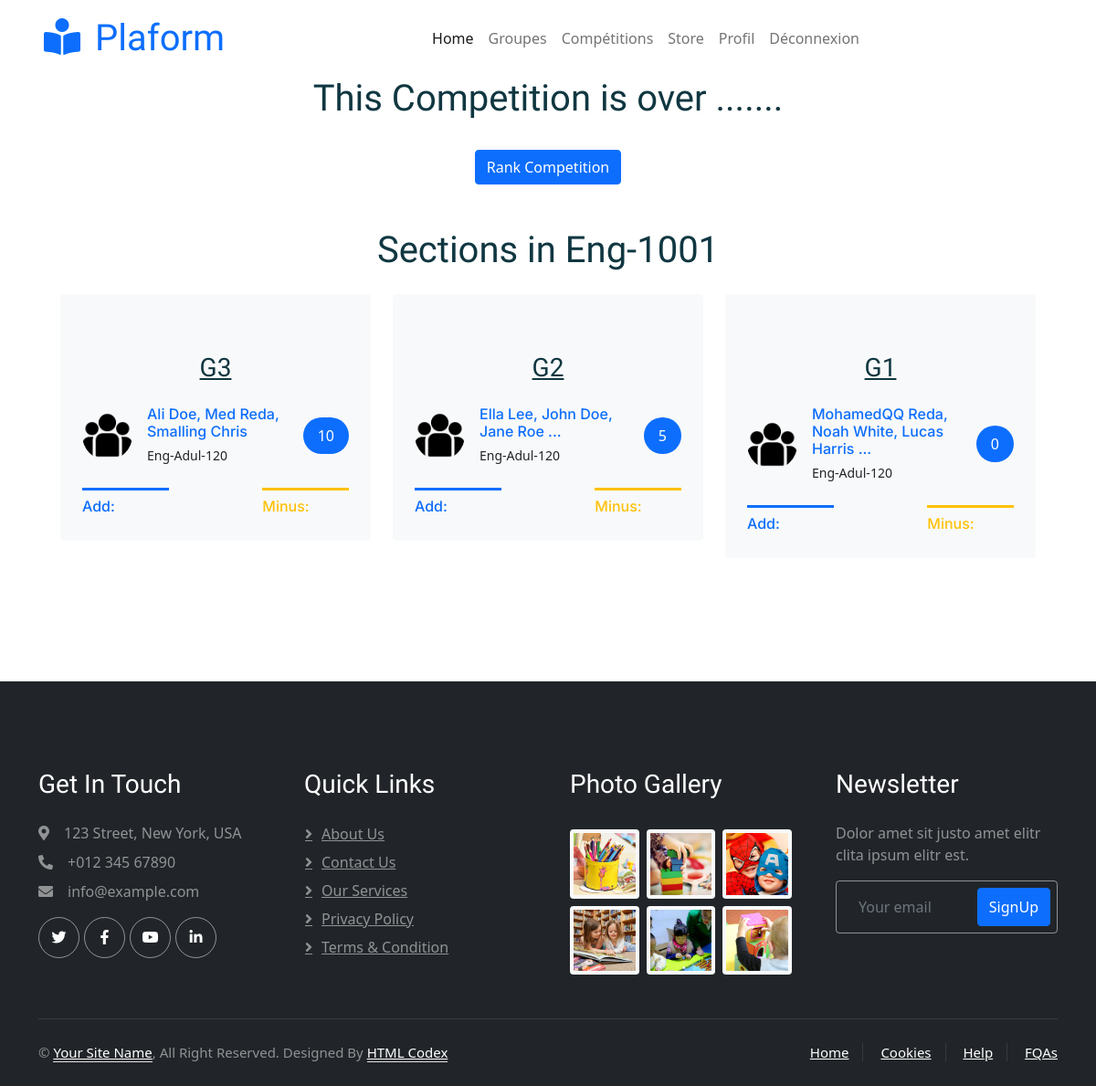
The app's page /competitions/30/sections/ with its own data.
### platformTK/models.py (models this page shows, shortened)
class Competitions(models.Model):
    name = models.CharField(max_length=100)
    number_of_sections = models.PositiveIntegerField()  # Number of sections for the competition
    group = models.ForeignKey('Groups', related_name='competitions', on_delete=models.CASCADE)  # Use ForeignKey for one group
    date_created = models.DateField(auto_now_add=True, null=True, blank=True)
    is_finished = models.BooleanField(default=False)  # New field to track if competition is finished
    prof = models.ForeignKey('prof', related_name='competitions', on_delete=models.CASCADE)  # Link to the professor

class Sections(models.Model):
    competition = models.ForeignKey('Competitions', on_delete=models.CASCADE, related_name='sections')
    section_name = models.CharField(max_length=100)
    etudiants = models.ManyToManyField('Etudiant', related_name='sections')
    points = models.PositiveIntegerField(default=0)

class Etudiant(models.Model):
    user = models.OneToOneField(User, null=True, on_delete=models.CASCADE)
    prenom = models.CharField(max_length=50)
    nom = models.CharField(max_length=50)
    date_de_naissance = models.DateField()
    email = models.EmailField(unique=True)
    numéro_de_téléphone = models.CharField(max_length=15, blank=True, null=True)
    avatar = models.ImageField(null=True, blank=True)
    slugEtudiant = models.SlugField(blank=True, null=True)
    date_created = models.DateField(auto_now_add=True, null=True, blank=True)
    points = models.IntegerField(default=0,blank=True, null=True)
    EtudiantCode = models.CharField(max_length=100, null=True, blank=True, default=generate_etudiant_code)

class Groups(models.Model):
    name = models.CharField(max_length=100)
    description = models.CharField(max_length=300)
    code_group = models.CharField(max_length=100, unique=True, blank=True, editable=False)
    etudiants = models.ManyToManyField(Etudiant, related_name='groups')
    profs = models.ManyToManyField(prof, related_name='groups')
    date_created = models.DateField(auto_now_add=True, null=True, blank=True)

### platformTK/views.py (the view)
# urls.py: path('competitions/<int:competition_id>/sections/', views.competition_sections, name='competition_sections'),
def competition_sections(request, competition_id):
    competition = get_object_or_404(Competitions, id=competition_id)
    sections = competition.sections.all().order_by('-points')  # Get all sections related to the competition
    return render(request, 'platformTK/Prof/competition_sections.html', {'competition': competition, 'sections': sections})

### platformTK/templates/platformTK/Prof/competition_sections.html (shortened to what this page needs)
{% extends "platformTK/Prof/HomeBase.html" %}
{% load static %}
{% block content %}
{% include 'platformTK/Prof/navbar.html' %}
<link href="{% static 'css/competition_sections.css' %}" rel="stylesheet">
<div class="container">
    {% if competition.is_finished %}
    <div class="text-center">
       <h1>This Competition is over .......</h1>
    </div>
    <div class="text-center">
        <form action="{% url 'rank_competition' competition_id=competition.id %}" method="post">
            <button type="submit" class="btn btn-primary">
                Rank Competition
            </button>
        </form>
    </div>
{% endif %}
    <div class="container-xxl py-5">
        <div class="container">
            <div class="text-center mx-auto mb-5 wow fadeInUp" data-wow-delay="0.1s" style="max-width: 600px;">
                <h1 class="mb-3">Sections in {{ competition.name }}</h1>
            </div>
            <br>
            <div class="row g-4">
                {% for section in sections %}
                <div class="col-lg-4 col-md-6 wow fadeInUp" data-wow-delay="0.1s" style="margin-bottom: 39px;">
                    <div class="classes-item">
                        <div class="bg-light rounded p-4 pt-5 mt-n5">
                            <a class="d-block text-center h3 mt-3 mb-4" href="#">{{ section.section_name }}</a>
                            <div class="d-flex align-items-center justify-content-between mb-4">
                                <div class="d-flex align-items-center">
                                    <img class="rounded-circle flex-shrink-0" src="{% static 'img/681494.png' %}" alt="" style="width: 55px; height: 55px;">
                                    <div class="ms-3">
                                        <h6 class="text-primary mb-1">
                                            {% for student in section.etudiants.all|slice:":3" %}
                                                {{ student.prenom }} {{ student.nom }}{% if not forloop.last %}, {% endif %}
                                            {% endfor %}
                                            {% if section.etudiants.count > 3 %}
                                                ...
                                            {% endif %}
                                        </h6>
                                        <small>{{ section.competition.group.name }}</small>
                                    </div>
                                </div>
                                <span class="bg-primary text-white rounded-pill py-2 px-3" data-section-id="{{ section.id }}">{{ section.points }}</span>
                            </div>
                            <div class="row g-1">
                                <div class="col-4">
                                    <div class="border-top border-3 border-primary pt-2">
                                        <h6 class="text-primary mb-1">Add:</h6>
                                    </div>
                                </div>
                                <div class="col-4">
                                </div>
                                <div class="col-4">
                                    <div class="border-top border-3 border-warning pt-2">
                                        <h6 class="text-warning mb-1">Minus:</h6>
                                    </div>
                                </div>
                            </div>
                        </div>
                    </div>
                </div>
                {% endfor %}
            </div>
        </div>
    </div>
</div>
{% endblock %}

### platformTK/static/css/style.css (style rules this page uses)
:root { --primary: #FE5D37; --light: #FFF5F3; --dark: #103741; }
.btn { font-weight: 500; transition: .5s; }
.btn.btn-primary { color: #FFFFFF; }
h1, h2, h3, h4, .h1, .h2, .h3, .h4, .display-1, .display-2, .display-3, .display-4, .display-5, .display-6 { font-family: 'Lobster Two', cursive; font-weight: 700; }
h5, h6, .h5, .h6 { font-weight: 600; }
.classes-item { transition: .5s; }

### records on screen
Competitions: name "Eng-1001"
Sections: section_name "G3", competition.group.name "Eng-Adul-120", points "10"
Etudiant: prenom "Ali", nom "Doe"
Etudiant: prenom "Med", nom "Reda"
Etudiant: prenom "Smalling", nom "Chris"
Sections: section_name "G2", competition.group.name "Eng-Adul-120", points "5"
Etudiant: prenom "Ella", nom "Lee"
Etudiant: prenom "John", nom "Doe"
Etudiant: prenom "Jane", nom "Roe"
Sections: section_name "G1", competition.group.name "Eng-Adul-120", points "0"
Etudiant: prenom "MohamedQQ", nom "Reda"
Etudiant: prenom "Noah", nom "White"
Etudiant: prenom "Lucas", nom "Harris"
